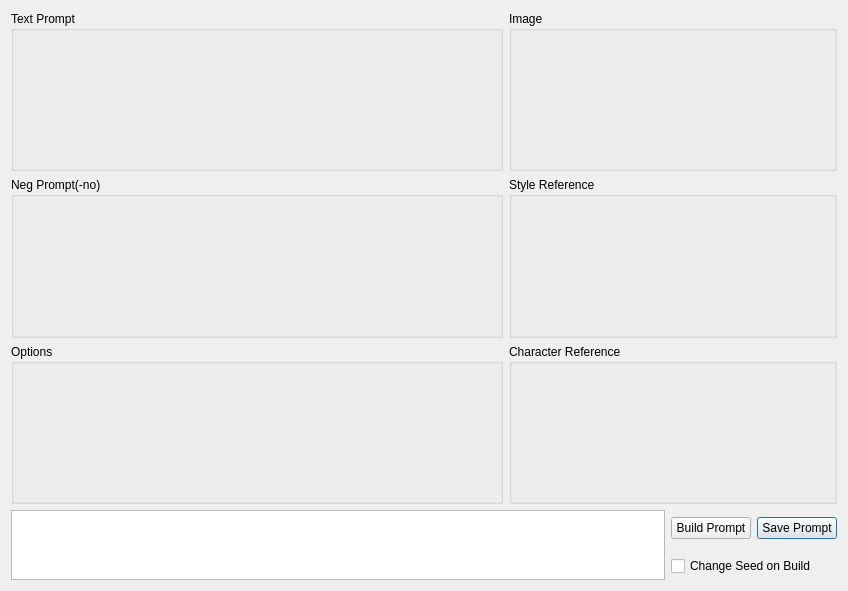
<?xml version="1.0" encoding="UTF-8"?>
<ui version="4.0">
 <class>MjPrmptBuilder</class>
 <widget class="QDialog" name="MjPrmptBuilder">
  <property name="geometry">
   <rect>
    <x>0</x>
    <y>0</y>
    <width>848</width>
    <height>591</height>
   </rect>
  </property>
  <property name="windowTitle">
   <string notr="true">MjPrmptBuilder</string>
  </property>
  <layout class="QGridLayout" name="gridLayout" rowstretch="4,1" columnstretch="3,2">
   <item row="0" column="0">
    <layout class="QVBoxLayout" name="verticalLayout_2">
     <item>
      <widget class="QGroupBox" name="__group_pos">
       <property name="minimumSize">
        <size>
         <width>200</width>
         <height>0</height>
        </size>
       </property>
       <property name="title">
        <string>Text Prompt</string>
       </property>
       <layout class="QGridLayout" name="lo_pos"/>
      </widget>
     </item>
     <item>
      <widget class="QGroupBox" name="__group_neg">
       <property name="minimumSize">
        <size>
         <width>200</width>
         <height>0</height>
        </size>
       </property>
       <property name="title">
        <string>Neg Prompt(-no)</string>
       </property>
       <layout class="QGridLayout" name="lo_neg"/>
      </widget>
     </item>
     <item>
      <widget class="QGroupBox" name="group_option">
       <property name="title">
        <string>Options</string>
       </property>
       <layout class="QGridLayout" name="lo_option">
        <property name="leftMargin">
         <number>2</number>
        </property>
        <property name="topMargin">
         <number>2</number>
        </property>
        <property name="rightMargin">
         <number>2</number>
        </property>
        <property name="bottomMargin">
         <number>2</number>
        </property>
        <property name="horizontalSpacing">
         <number>2</number>
        </property>
        <item row="0" column="0">
         <layout class="QVBoxLayout" name="lo_option1"/>
        </item>
       </layout>
      </widget>
     </item>
    </layout>
   </item>
   <item row="0" column="1">
    <layout class="QVBoxLayout" name="verticalLayout" stretch="0,0,0">
     <item>
      <widget class="QGroupBox" name="group_img">
       <property name="title">
        <string>Image</string>
       </property>
       <layout class="QVBoxLayout" name="lo_imgInput">
        <property name="spacing">
         <number>2</number>
        </property>
        <property name="leftMargin">
         <number>2</number>
        </property>
        <property name="topMargin">
         <number>2</number>
        </property>
        <property name="rightMargin">
         <number>2</number>
        </property>
        <property name="bottomMargin">
         <number>2</number>
        </property>
       </layout>
      </widget>
     </item>
     <item>
      <widget class="QGroupBox" name="group_sref">
       <property name="title">
        <string>Style Reference</string>
       </property>
       <layout class="QVBoxLayout" name="lo_srefInput">
        <property name="spacing">
         <number>2</number>
        </property>
        <property name="leftMargin">
         <number>2</number>
        </property>
        <property name="topMargin">
         <number>2</number>
        </property>
        <property name="rightMargin">
         <number>2</number>
        </property>
        <property name="bottomMargin">
         <number>2</number>
        </property>
       </layout>
      </widget>
     </item>
     <item>
      <widget class="QGroupBox" name="group_cref">
       <property name="title">
        <string>Character Reference</string>
       </property>
       <layout class="QVBoxLayout" name="lo_crefInput"/>
      </widget>
     </item>
    </layout>
   </item>
   <item row="1" column="0" colspan="2">
    <layout class="QGridLayout" name="__lo_btns">
     <item row="1" column="1" colspan="2">
      <widget class="QCheckBox" name="cb_changeSeed">
       <property name="text">
        <string>Change Seed on Build</string>
       </property>
      </widget>
     </item>
     <item row="0" column="2">
      <widget class="QPushButton" name="bt_save">
       <property name="text">
        <string>Save Prompt</string>
       </property>
      </widget>
     </item>
     <item row="0" column="1">
      <widget class="QPushButton" name="bt_build">
       <property name="text">
        <string>Build Prompt</string>
       </property>
      </widget>
     </item>
     <item row="0" column="0" rowspan="2">
      <widget class="QTextEdit" name="textEdit"/>
     </item>
    </layout>
   </item>
  </layout>
 </widget>
 <tabstops>
  <tabstop>textEdit</tabstop>
  <tabstop>bt_build</tabstop>
  <tabstop>bt_save</tabstop>
  <tabstop>cb_changeSeed</tabstop>
 </tabstops>
 <resources/>
 <connections/>
</ui>
